Frame 1 (no input): blank canvas, image omitted
Frame 60 (the mouse pressed at the canvas centre just before this capture): blank canvas, image omitted
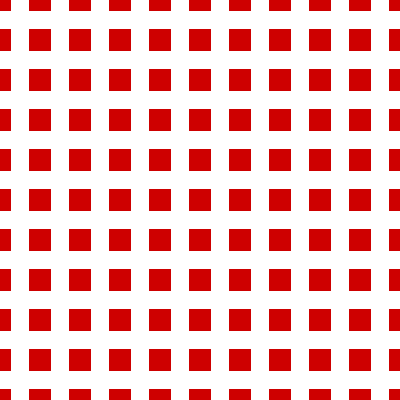
Frame 120 (the mouse held since frame 60 and released just before this capture)

The Processing sketch whose frames 1 and 60 were blank and that drew this single picture after the mouse press (run headless with seeded random() and noise(); from frame 60 on, the mouse is pressed at the canvas centre):

// Processing sketch: processing_62592
// ── processing_62592.pde

//Exercício de Iteration - Anabel Santos


// definiçoes setup
void setup(){
  size(400,400); // tamanho do background
  rectMode(CENTER); // quadrados alinhados pelo centro
}


// parte ilustrativa (desenhos)
void draw(){
  background(255); // tamanho do fundo
  noStroke (); // sem linha de contorno (outline)
  fill(206,0,0); // cor dos quadrados
  float largura=mouseX/9; /* controla a linha horizontal,
 o /9 define o valor até onde a passagem do rato tem efeito */
  for(int a=0;a<=400;a+=40){ // variável que controla o espaçamento na horizontal
    for(int b=0;b<=400;b+=40){; // veriável que controla o espaçamento na vertical
      rect(a,b,largura,largura); // quadrado com altura e largura
    }
    
  }
  
}
